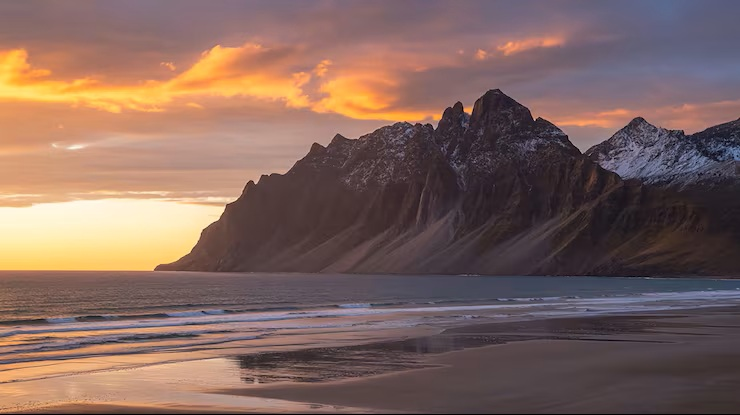
#> input picture Day25/input_images/image.jpg, 740 x 415 px
$ python brightness.py
#> lines starting #> are read from the running program, lines starting #| are printed output that depends on the picture

import cv2
import os

# Find the Day25 folder
base_folder = os.path.dirname(os.path.dirname(os.path.abspath(__file__)))

# Image path
image_path = os.path.join(base_folder, "input_images", "image.jpg")

# Output folder
output_folder = os.path.join(base_folder, "output_images")
os.makedirs(output_folder, exist_ok=True)

# Read image
img = cv2.imread(image_path)
#> img is the input picture: shape (415, 740, 3); mean B, G, R 94.2, 101.7, 128.6

if img is None:
    print("Image not found!")
    print("Check your image name and input_images folder.")
    exit()

# Increase brightness
bright = cv2.convertScaleAbs(img, alpha=1, beta=50)
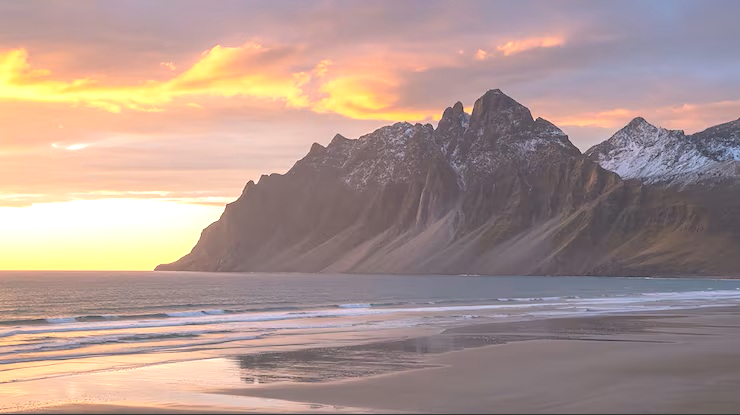
#> bright: shape (415, 740, 3); mean B, G, R 144.1, 150.5, 173.2

# Decrease brightness
dark = cv2.convertScaleAbs(img, alpha=1, beta=-50)
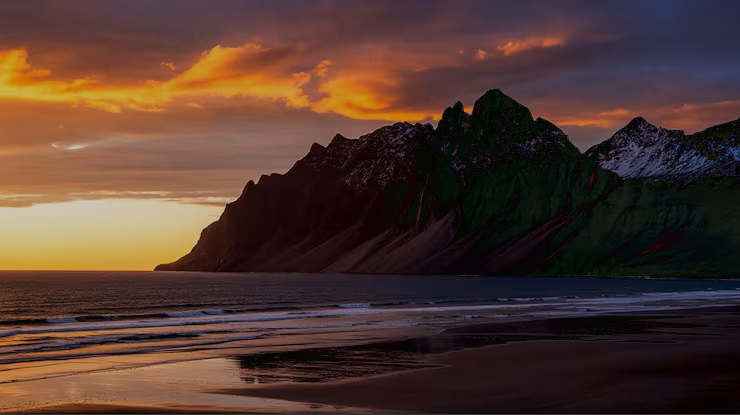
#> dark: shape (415, 740, 3); mean B, G, R 46.7, 55.5, 80.2

# Display images
cv2.imshow("Original Image", img)
cv2.imshow("Bright Image", bright)
cv2.imshow("Dark Image", dark)

# Save images
cv2.imwrite(os.path.join(output_folder, "bright.jpg"), bright)
cv2.imwrite(os.path.join(output_folder, "dark.jpg"), dark)

print("Images saved successfully!")

cv2.waitKey(0)
cv2.destroyAllWindows()

$ run again, with Day25/input_images/document.jpg copied over Day25/input_images/image.jpg
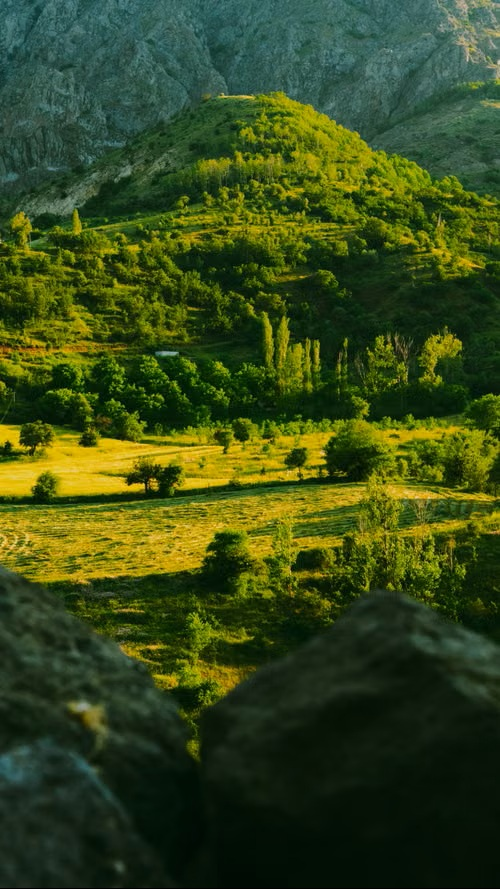
#> input picture Day25/input_images/document.jpg, 500 x 889 px
#> img is the input picture: shape (889, 500, 3); mean B, G, R 25.9, 72.6, 55.4
#> `bright = cv2.convertScaleAbs(img, alpha=1, beta=50)`:
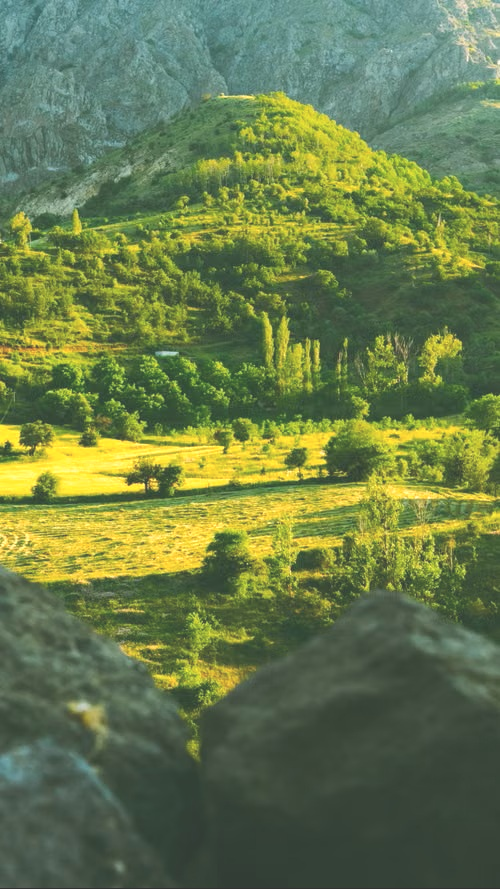
#> bright: shape (889, 500, 3); mean B, G, R 75.9, 122.6, 105
#> `dark = cv2.convertScaleAbs(img, alpha=1, beta=-50)`:
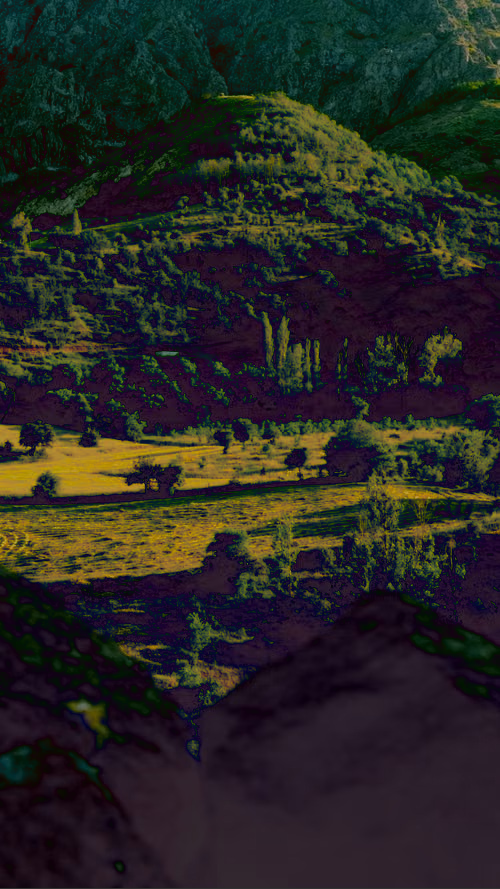
#> dark: shape (889, 500, 3); mean B, G, R 35.2, 38, 38.8

$ run again, with Day25/input_images/tilted_document.jpg copied over Day25/input_images/image.jpg
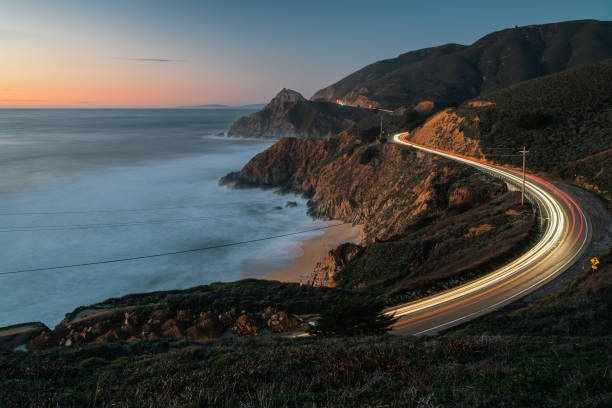
#> input picture Day25/input_images/tilted_document.jpg, 612 x 408 px
#> img is the input picture: shape (408, 612, 3); mean B, G, R 78.1, 78, 73.5
#> `bright = cv2.convertScaleAbs(img, alpha=1, beta=50)`:
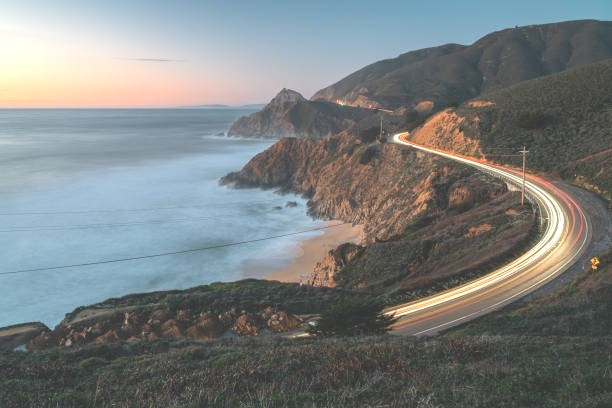
#> bright: shape (408, 612, 3); mean B, G, R 128.1, 127.9, 122.6
#> `dark = cv2.convertScaleAbs(img, alpha=1, beta=-50)`:
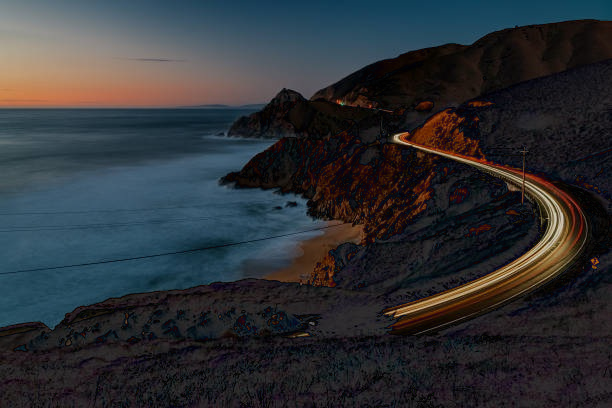
#> dark: shape (408, 612, 3); mean B, G, R 53.4, 49.1, 45.9
